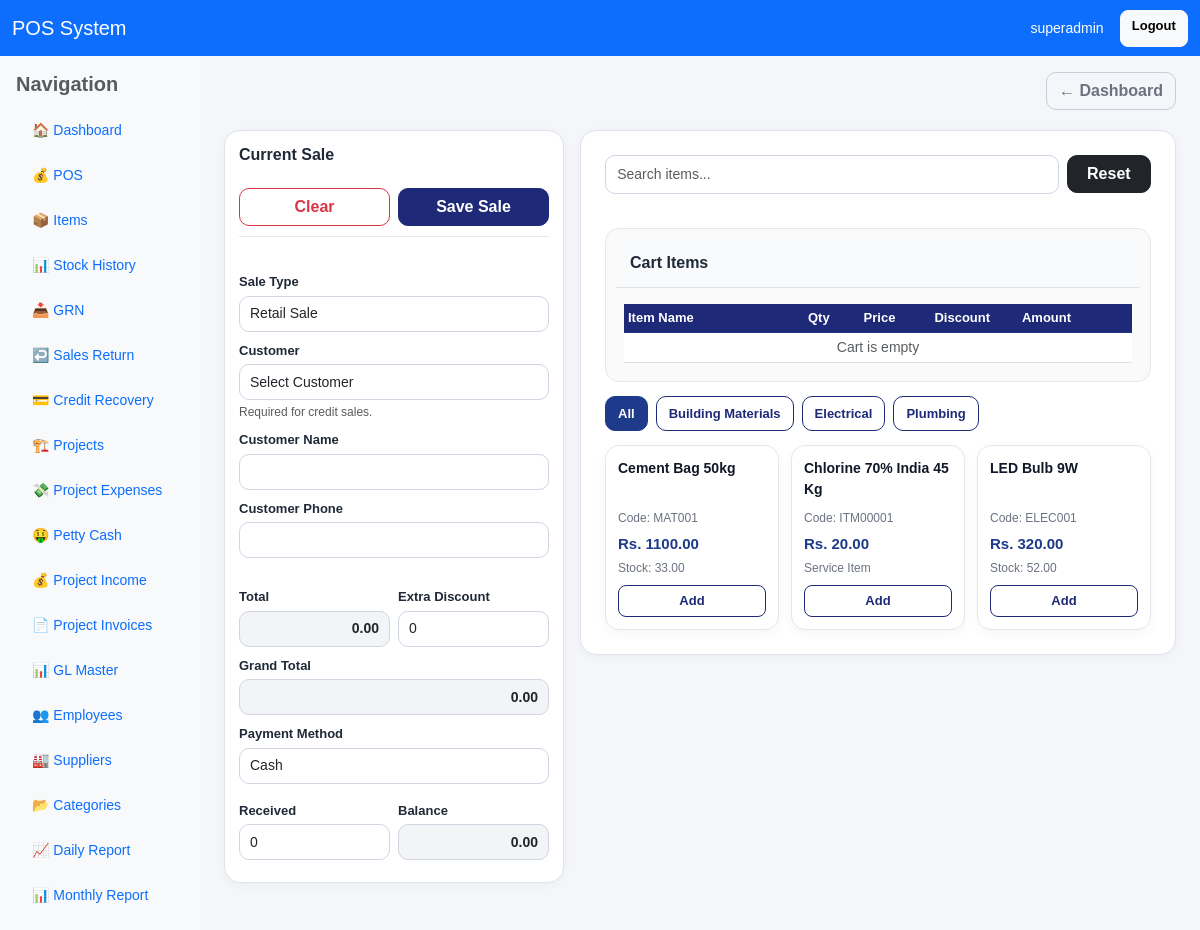
The app's page / (signed in), older data.
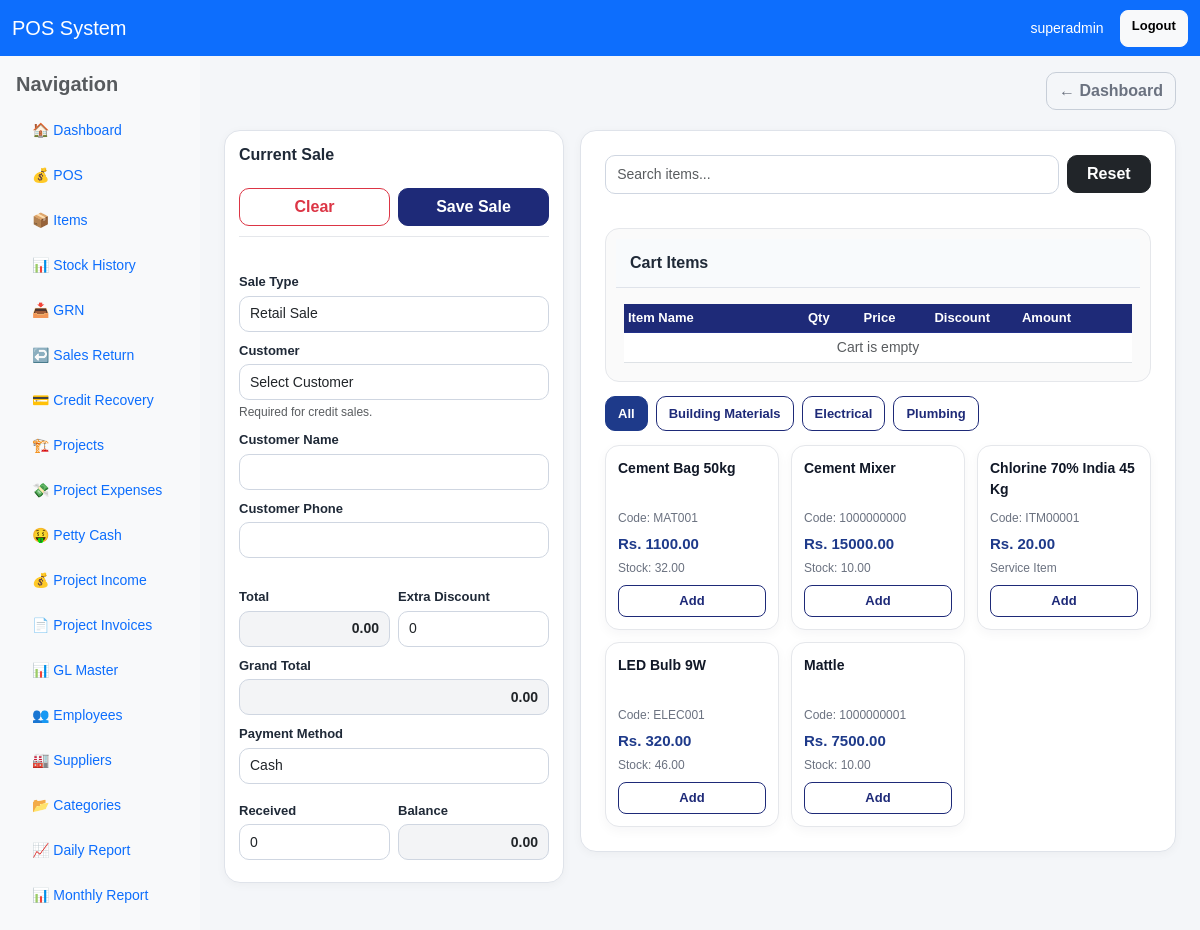
The same page, newer data.
### pos/models.py (models this page shows, shortened)
class Category(models.Model):
    name = models.CharField(max_length=100, unique=True)
    description = models.TextField(blank=True, null=True)
    is_active = models.BooleanField(default=True)
    created_at = models.DateTimeField(auto_now_add=True)
    class Meta:
        ordering = ["name"]

class Item(models.Model):
    ITEM_TYPE_CHOICES = [
        ("retail", "Retail"),
        ("project", "Project"),
        ("service", "Service"),
    ]
    item_code = models.CharField(max_length=50, unique=True)
    name = models.CharField(max_length=255)
    category = models.ForeignKey(
        "Category",
        on_delete=models.SET_NULL,
        null=True,
        blank=True
    )
    supplier = models.ForeignKey(
        "Supplier",
        on_delete=models.SET_NULL,
        null=True,
        blank=True
    )
    unit = models.CharField(max_length=30, default="pcs")
    cost_price = models.DecimalField(max_digits=12, decimal_places=2, default=0)
    selling_price = models.DecimalField(max_digits=12, decimal_places=2, default=0)
    stock = models.DecimalField(max_digits=12, decimal_places=2, default=0)
    purchase_date = models.DateField(blank=True, null=True)
    item_type = models.CharField(max_length=20, choices=ITEM_TYPE_CHOICES, default="retail")
    is_service = models.BooleanField(default=False)
    allow_discount = models.BooleanField(default=True)
    max_discount_value = models.DecimalField(max_digits=12, decimal_places=2, default=0)
    reorder_level = models.DecimalField(max_digits=12, decimal_places=2, default=0)
    warranty_days = models.PositiveIntegerField(default=0)
    retail_gl_account = models.ForeignKey(
        "GLMaster",
        on_delete=models.SET_NULL,
        null=True,
        blank=True,
        related_name="retail_items"
    )
    cost_gl_account = models.ForeignKey(
        "GLMaster",
        on_delete=models.SET_NULL,
        null=True,
        blank=True,
        related_name="cost_items"
    )
    is_active = models.BooleanField(default=True)
    updated_by = models.ForeignKey(
        User,
        on_delete=models.SET_NULL,
        null=True,
        blank=True,
        related_name="updated_items"
    )
    created_at = models.DateTimeField(auto_now_add=True)
    class Meta:
        ordering = ["name"]

### pos/views.py (the view)
# urls.py: path('', views.pos_page, name='pos'),
@user_passes_test(can_use_pos)
def pos_page(request):
    query = request.GET.get("q", "").strip()
    items = Item.objects.filter(is_active=True).select_related("category").order_by("name")
    projects = Project.objects.filter(is_active=True).order_by("-id")
    categories = Category.objects.all().order_by("name")
    customers = Customer.objects.filter(is_active=True).order_by("name")
    if query:
        items = items.filter(
            Q(name__icontains=query) |
            Q(item_code__icontains=query) |
            Q(category__name__icontains=query)
        )
    return render(request, "pos/pos.html", {
        "items": items,
        "projects": projects,
        "categories": categories,
        "customers": customers,
        "query": query,
        "show_items": can_manage_items(request.user),
    })

### pos/views.py (called while the page is built)
def is_owner(user):
    return user.is_superuser or user.groups.filter(name__iexact="Owner").exists()

def can_use_pos(user):
    return is_owner(user) or is_cashier(user)

def can_manage_items(user):
    return is_owner(user) or is_manager(user) or is_clerk(user)

### pos/templates/pos/pos.html (shortened to what the changed rows need)
{% extends "base.html" %}
{% block content %}
<div class="pos-layout">
    <div class="pos-right-panel">
        <div class="card p-3 p-md-4 pos-right-card">
            <div class="pos-cart-box">
                <div class="pos-cart-scroll">
                    <table class="table table-sm align-middle mb-0">
                        <thead>
                            <tr>
                                <th style="min-width:180px;">Item Name</th>
                                <th style="width:80px;">Qty</th>
                                <th style="width:100px;">Price</th>
                                <th style="width:110px;">Discount</th>
                                <th style="width:100px;">Amount</th>
                                <th style="width:60px;"></th>
                            </tr>
                        </thead>
                    </table>
                </div>
            </div>
            <div class="pos-category-bar">
                <button type="button" class="btn btn-primary btn-sm category-btn active" onclick="filterByCategory('all', this)">
                    All
                </button>
                {% for category in categories %}
                <button type="button"
                        class="btn btn-outline-primary btn-sm category-btn"
                        onclick="filterByCategory('{{ category.name|lower|escapejs }}', this)">
                    {{ category.name }}
                </button>
                {% endfor %}
            </div>
            <div class="pos-items-grid" id="itemsGrid">
                {% for item in items %}
                <div class="pos-item-card"
                     data-name="{{ item.name|lower }}"
                     data-code="{{ item.item_code|lower }}"
                     data-category="{% if item.category %}{{ item.category.name|lower }}{% else %}uncategorized{% endif %}">
                    <div class="pos-item-name">{{ item.name }}</div>
                    <div class="pos-item-meta">Code: {{ item.item_code }}</div>
                    <div class="pos-item-price">Rs. {{ item.selling_price }}</div>
                    <div class="pos-item-stock">
                        {% if item.is_service %}
                            Service Item
                        {% else %}
                            Stock: {{ item.stock }}
                        {% endif %}
                    </div>
                    {% if not item.is_service and item.stock <= 0 %}
                    <button type="button" class="btn btn-outline-danger btn-sm mt-2 w-100" disabled>
                        Out of Stock
                    </button>
                    {% else %}
                    <button type="button"
                            class="btn btn-outline-primary btn-sm mt-2 w-100 add-item-btn"
                            data-id="{{ item.id }}"
                            data-code="{{ item.item_code|escapejs }}"
                            data-name="{{ item.name|escapejs }}"
                            data-price="{{ item.selling_price }}"
                            data-maxdiscount="{{ item.max_discount_value|default:0 }}"
                            data-allowdiscount="{{ item.allow_discount|yesno:'true,false' }}"
                            data-stock="{{ item.stock|default:0 }}"
                            data-isservice="{{ item.is_service|yesno:'true,false' }}">
                        Add
                    </button>
                    {% endif %}
                </div>
                {% empty %}
                <div class="text-muted">No items found.</div>
                {% endfor %}
            </div>
        </div>
    </div>
</div>
{% endblock %}

Row changes from the older to the newer data that the page shows:
changed Item "Cement Bag 50kg": stock "33.00" → "32.00"
added Item: name "Cement Mixer", item_code "1000000000", selling_price "15000.00", stock "10.00"
changed Item "LED Bulb 9W": stock "52.00" → "46.00"
added Item: name "Mattle", item_code "1000000001", selling_price "7500.00", stock "10.00"
